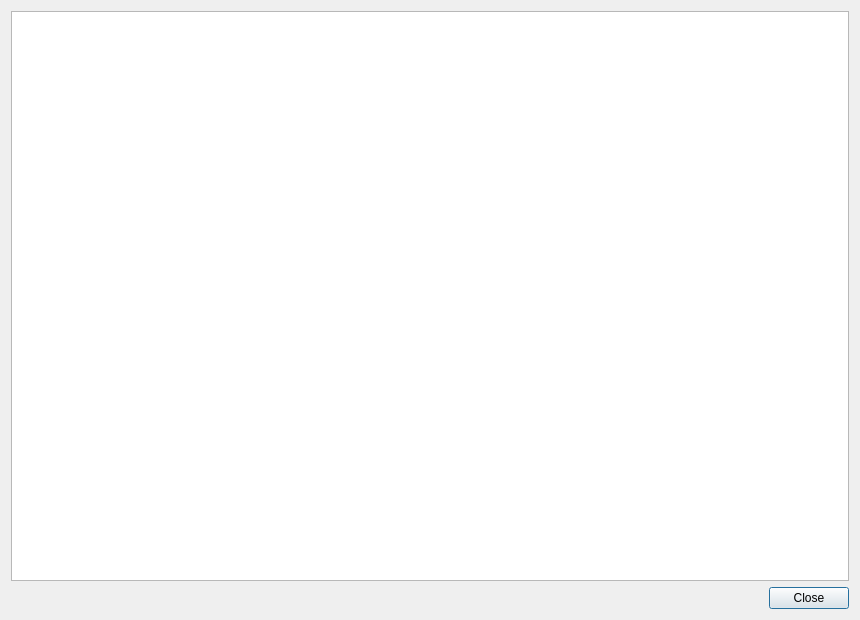
<?xml version="1.0" encoding="UTF-8"?>
<ui version="4.0">
 <class>TransactionDescDialog</class>
 <widget class="QDialog" name="TransactionDescDialog">
  <property name="geometry">
   <rect>
    <x>0</x>
    <y>0</y>
    <width>860</width>
    <height>620</height>
   </rect>
  </property>
  <property name="windowTitle">
   <string notr="true">Transaction details</string>
  </property>
  <layout class="QVBoxLayout" name="verticalLayout">
   <item>
    <widget class="QTextEdit" name="detailText">
     <property name="readOnly">
      <bool>true</bool>
     </property>
    </widget>
   </item>
   <item>
    <widget class="QDialogButtonBox" name="buttonBox">
     <property name="orientation">
      <enum>Qt::Horizontal</enum>
     </property>
     <property name="standardButtons">
      <set>QDialogButtonBox::Close</set>
     </property>
    </widget>
   </item>
  </layout>
 </widget>
 <resources/>
 <connections>
  <connection>
   <sender>buttonBox</sender>
   <signal>accepted()</signal>
   <receiver>TransactionDescDialog</receiver>
   <slot>accept()</slot>
   <hints>
    <hint type="sourcelabel">
     <x>20</x>
     <y>20</y>
    </hint>
    <hint type="destinationlabel">
     <x>20</x>
     <y>20</y>
    </hint>
   </hints>
  </connection>
  <connection>
   <sender>buttonBox</sender>
   <signal>rejected()</signal>
   <receiver>TransactionDescDialog</receiver>
   <slot>reject()</slot>
   <hints>
    <hint type="sourcelabel">
     <x>20</x>
     <y>20</y>
    </hint>
    <hint type="destinationlabel">
     <x>20</x>
     <y>20</y>
    </hint>
   </hints>
  </connection>
 </connections>
</ui>
